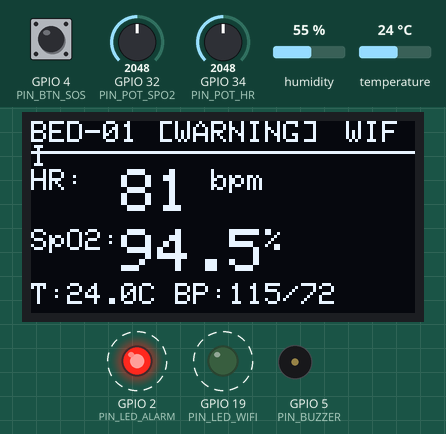
Bench run of a sketch on a simulated ESP32. Parts: 128×64 one-colour display, output pins drawn as LEDs (lit = HIGH), buzzer (waves = sounding). Dashed ring = blinking. The inputs (shaded band) are chosen by the test bench; at power-on: GPIO 32 (PIN_POT_SPO2) = 2048, GPIO 4 (PIN_BTN_SOS) HIGH, temperature 24 °C, GPIO 34 (PIN_POT_HR) = 2048, humidity 55 %. WiFi joins after 1.5 s; servers stay silent unless stated; random numbers use the default seed unless the sketch sets one; no MQTT or app messages arrive unless stated; what the sketch prints to the serial monitor is not drawn.

Above: at 3.3 s.
3.4 s: GPIO 32 (PIN_POT_SPO2) set to 2422
At 4.86 s:
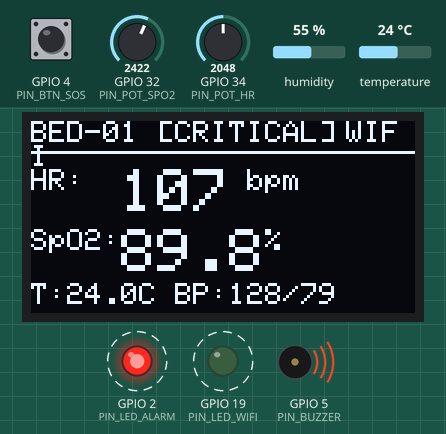
5.8 s: GPIO 32 (PIN_POT_SPO2) set to 2512
At 7.0 s:
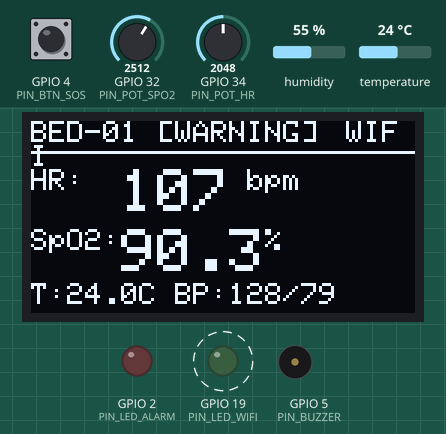
8.7 s: GPIO 4 (PIN_BTN_SOS) pulled LOW for 0.15 s
At 8.84 s:
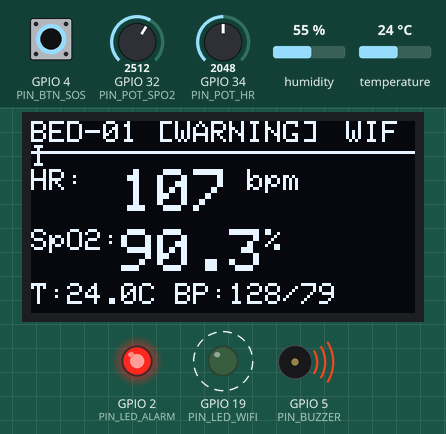
9.4 s: temperature set to 41 °C
At 15.38 s:
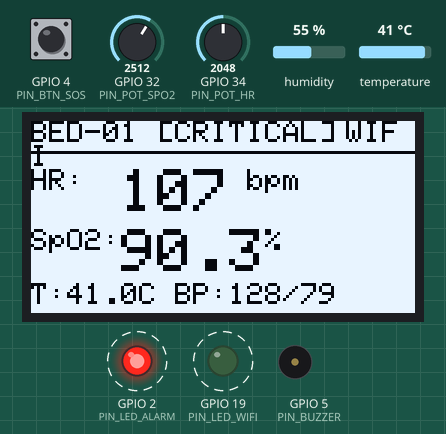
15.4 s: GPIO 34 (PIN_POT_HR) set to 1809
At 17.88 s:
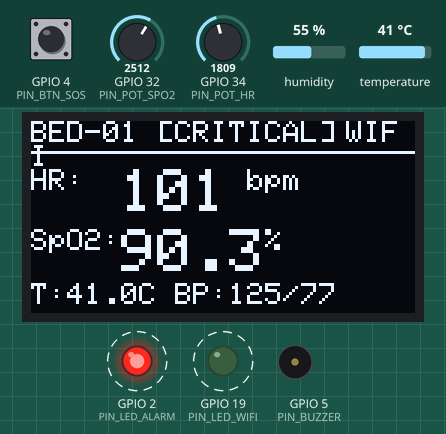
21.4 s: GPIO 34 (PIN_POT_HR) set to 1714
At 24.05 s:
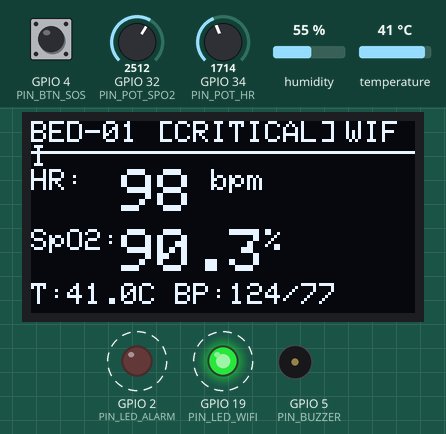
Timing chart, 0 to 24.9 s (numbered marks = the images above; inputs shaded):
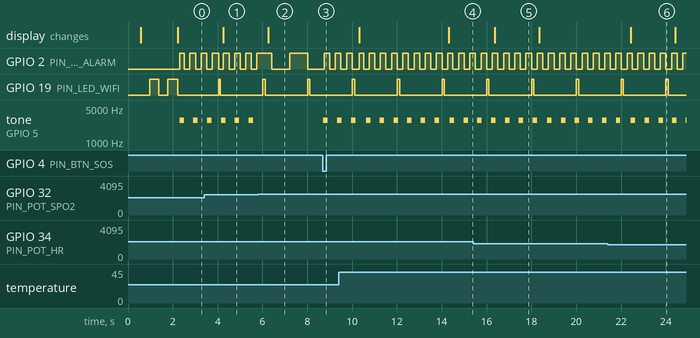

The sketch:

sketch.ino
```cpp
/**
 * Smart Patient Monitor - ESP32 Firmware
 * Compliant with CONTRACT.md
 * Tested for Wokwi Simulation & Physical ESP32 Hardware
 */

#include <WiFi.h>
#include <PubSubClient.h>
#include <ArduinoJson.h>
#include <Wire.h>
#include <Adafruit_GFX.h>
#include <Adafruit_SSD1306.h>
#include <DHT.h>

// -------------------------------------------------------------
// PIN ASSIGNMENTS
// -------------------------------------------------------------
#define PIN_POT_HR       34  // Heart Rate Potentiometer (ADC)
#define PIN_POT_SPO2     32  // SpO2 Potentiometer (ADC)
#define PIN_DHT          15  // DHT22 Temperature & Humidity Sensor
#define PIN_BTN_SOS       4  // Bedside Emergency SOS Button (Active LOW)
#define PIN_LED_ALARM     2  // Red Critical Alarm LED
#define PIN_LED_WIFI     19  // Green WiFi & Heartbeat LED
#define PIN_BUZZER        5  // Medical Audio Alarm Buzzer

#define DHTTYPE       DHT22

// OLED Display Configuration
#define SCREEN_WIDTH    128
#define SCREEN_HEIGHT    64
#define OLED_RESET       -1
#define SCREEN_ADDRESS 0x3C

// -------------------------------------------------------------
// NETWORK & MQTT CONFIGURATION
// -------------------------------------------------------------
const char* WIFI_SSID     = "Wokwi-GUEST";
const char* WIFI_PASSWORD = "";

const char* MQTT_BROKER   = "broker.emqx.io";
const int   MQTT_PORT     = 1883;
const char* DEVICE_ID     = "esp32-spm-bed01";
const char* PATIENT_ID    = "PT-9042";
const char* PATIENT_NAME  = "Eleanor Vance";

// MQTT Topics
const char* TOPIC_VITALS   = "hospital/icu/bed-01/vitals";
const char* TOPIC_ALERTS   = "hospital/icu/bed-01/alerts";
const char* TOPIC_STATUS   = "hospital/icu/bed-01/status";
const char* TOPIC_COMMANDS = "hospital/icu/bed-01/commands";
const char* TOPIC_ACK      = "hospital/icu/bed-01/commands/ack";

// -------------------------------------------------------------
// OBJECTS & RUNTIME VARIABLES
// -------------------------------------------------------------
WiFiClient espClient;
PubSubClient mqttClient(espClient);
Adafruit_SSD1306 display(SCREEN_WIDTH, SCREEN_HEIGHT, &Wire, OLED_RESET);
DHT dht(PIN_DHT, DHTTYPE);

// Telemetry Timing
unsigned long lastTelemetryTime = 0;
unsigned long telemetryInterval = 2000; // ms

// Hardware Alert States
bool buzzerMuted = false;
bool sosActive = false;
bool prevSosButtonState = HIGH;
unsigned long lastSosDebounceTime = 0;

// Vitals Cache
int currentHeartRate = 72;
float currentSpO2 = 98.0;
float currentTempC = 36.8;
int currentSystolic = 118;
int currentDiastolic = 76;
String currentStatus = "NORMAL";
String previousStatus = "NORMAL";

// Alarm Tone Timing
unsigned long lastAlarmToneTime = 0;
bool alarmToneState = false;

// -------------------------------------------------------------
// FUNCTION DECLARATIONS
// -------------------------------------------------------------
void setupWiFi();
void reconnectMQTT();
void mqttCallback(char* topic, byte* payload, unsigned int length);
void readSensors();
void evaluateTriage();
void publishTelemetry();
void publishAlert(const char* alertType, const char* severity, const char* message, const char* metric, float value, float threshold);
void updateOLED();
void handleAlarms();

// -------------------------------------------------------------
// SETUP
// -------------------------------------------------------------
void setup() {
  Serial.begin(115200);
  delay(500);

  Serial.println("\n=============================================");
  Serial.println("  SMART PATIENT MONITOR - ESP32 INITIALIZING ");
  Serial.println("=============================================");

  // Initialize GPIOs
  pinMode(PIN_BTN_SOS, INPUT_PULLUP);
  pinMode(PIN_LED_ALARM, OUTPUT);
  pinMode(PIN_LED_WIFI, OUTPUT);
  pinMode(PIN_BUZZER, OUTPUT);

  digitalWrite(PIN_LED_ALARM, LOW);
  digitalWrite(PIN_LED_WIFI, LOW);
  digitalWrite(PIN_BUZZER, LOW);

  // Initialize Sensors & Display
  dht.begin();

  Wire.begin(21, 22); // SDA=21, SCL=22
  if (!display.begin(SSD1306_SWITCHCAPVCC, SCREEN_ADDRESS)) {
    Serial.println("SSD1306 OLED allocation failed. Continuing without display.");
  } else {
    display.clearDisplay();
    display.setTextSize(1);
    display.setTextColor(SSD1306_WHITE);
    display.setCursor(10, 20);
    display.println("SMART PATIENT");
    display.setCursor(10, 34);
    display.println("MONITOR v1.0");
    display.setCursor(10, 48);
    display.println("Connecting WiFi...");
    display.display();
  }

  setupWiFi();

  mqttClient.setServer(MQTT_BROKER, MQTT_PORT);
  mqttClient.setCallback(mqttCallback);
  mqttClient.setBufferSize(512);

  reconnectMQTT();
}

// -------------------------------------------------------------
// MAIN LOOP
// -------------------------------------------------------------
void loop() {
  if (!mqttClient.connected()) {
    reconnectMQTT();
  }
  mqttClient.loop();

  // Read sensors continuously for responsive SOS & alerts
  readSensors();
  evaluateTriage();
  handleAlarms();

  // Periodic Telemetry Publishing
  unsigned long now = millis();
  if (now - lastTelemetryTime >= telemetryInterval) {
    lastTelemetryTime = now;
    publishTelemetry();
    updateOLED();
  }

  // Heartbeat LED (blinks briefly every 2s)
  if ((now % 2000) < 100) {
    digitalWrite(PIN_LED_WIFI, HIGH);
  } else {
    digitalWrite(PIN_LED_WIFI, LOW);
  }

  delay(20);
}

// -------------------------------------------------------------
// WIFI MANAGEMENT
// -------------------------------------------------------------
void setupWiFi() {
  Serial.print("Connecting to WiFi: ");
  Serial.println(WIFI_SSID);

  WiFi.mode(WIFI_STA);
  WiFi.begin(WIFI_SSID, WIFI_PASSWORD);

  int attempts = 0;
  while (WiFi.status() != WL_CONNECTED && attempts < 25) {
    delay(400);
    digitalWrite(PIN_LED_WIFI, !digitalRead(PIN_LED_WIFI));
    Serial.print(".");
    attempts++;
  }

  if (WiFi.status() == WL_CONNECTED) {
    digitalWrite(PIN_LED_WIFI, HIGH);
    Serial.println("\nWiFi Connected!");
    Serial.print("IP Address: ");
    Serial.println(WiFi.localIP());
  } else {
    Serial.println("\nWiFi Connection Failed! Will retry in loop.");
  }
}

// -------------------------------------------------------------
// MQTT CONNECTION & LWT
// -------------------------------------------------------------
void reconnectMQTT() {
  static unsigned long lastReconnectAttempt = 0;
  unsigned long now = millis();

  if (now - lastReconnectAttempt < 4000) {
    return;
  }
  lastReconnectAttempt = now;

  if (WiFi.status() != WL_CONNECTED) {
    setupWiFi();
    return;
  }

  Serial.print("Connecting to MQTT Broker (");
  Serial.print(MQTT_BROKER);
  Serial.print(")... ");

  String clientId = String(DEVICE_ID) + "-" + String(random(0xffff), HEX);

  // LWT payload according to CONTRACT.md
  StaticJsonDocument<256> lwtDoc;
  lwtDoc["device_id"] = DEVICE_ID;
  lwtDoc["status"] = "OFFLINE";
  lwtDoc["reason"] = "HARDWARE_DISCONNECT_OR_CRASH";
  lwtDoc["timestamp"] = millis() / 1000;
  char lwtBuffer[256];
  serializeJson(lwtDoc, lwtBuffer);

  // Connect with LWT (qos=1, retain=true)
  if (mqttClient.connect(clientId.c_str(), nullptr, nullptr, TOPIC_STATUS, 1, true, lwtBuffer)) {
    Serial.println("CONNECTED!");

    // Publish Retained ONLINE Status
    StaticJsonDocument<300> statusDoc;
    statusDoc["device_id"] = DEVICE_ID;
    statusDoc["status"] = "ONLINE";
    statusDoc["ip_address"] = WiFi.localIP().toString();
    statusDoc["wifi_rssi"] = WiFi.RSSI();
    statusDoc["firmware_version"] = "1.0.4-wokwi";
    statusDoc["uptime_seconds"] = millis() / 1000;
    statusDoc["buzzer_muted"] = buzzerMuted;
    statusDoc["telemetry_interval_ms"] = telemetryInterval;

    char statusBuffer[300];
    serializeJson(statusDoc, statusBuffer);
    mqttClient.publish(TOPIC_STATUS, statusBuffer, true);

    // Subscribe to commands
    mqttClient.subscribe(TOPIC_COMMANDS, 1);
    Serial.print("Subscribed to command channel: ");
    Serial.println(TOPIC_COMMANDS);
  } else {
    Serial.print("Failed, rc=");
    Serial.println(mqttClient.state());
  }
}

// -------------------------------------------------------------
// MQTT COMMAND HANDLER
// -------------------------------------------------------------
void mqttCallback(char* topic, byte* payload, unsigned int length) {
  if (strcmp(topic, TOPIC_COMMANDS) != 0) return;

  StaticJsonDocument<384> cmdDoc;
  DeserializationError error = deserializeJson(cmdDoc, payload, length);

  if (error) {
    Serial.print("Command JSON parse error: ");
    Serial.println(error.c_str());
    return;
  }

  const char* action = cmdDoc["action"] | "";
  const char* cmdId = cmdDoc["command_id"] | "CMD-UNKNOWN";
  Serial.print("Received Remote Command: ");
  Serial.println(action);

  String ackStatus = "SUCCESS";
  String ackMsg = "";

  if (strcmp(action, "MUTE_BUZZER") == 0) {
    buzzerMuted = true;
    digitalWrite(PIN_BUZZER, LOW);
    ackMsg = "Physical alarm buzzer silenced";
  } else if (strcmp(action, "UNMUTE_BUZZER") == 0) {
    buzzerMuted = false;
    ackMsg = "Physical alarm buzzer enabled";
  } else if (strcmp(action, "TRIGGER_SOS_ACK") == 0) {
    sosActive = false;
    ackMsg = "Emergency SOS alarm acknowledged and reset";
  } else if (strcmp(action, "SET_INTERVAL") == 0) {
    unsigned long newInt = cmdDoc["params"]["interval_ms"] | 0;
    if (newInt >= 500 && newInt <= 10000) {
      telemetryInterval = newInt;
      ackMsg = String("Interval updated to ") + String(telemetryInterval) + "ms";
    } else {
      ackStatus = "ERROR";
      ackMsg = "Interval must be between 500 and 10000 ms";
    }
  } else if (strcmp(action, "TRIGGER_ALARM_TEST") == 0) {
    // 2-second diagnostic test
    digitalWrite(PIN_LED_ALARM, HIGH);
    tone(PIN_BUZZER, 2600, 1000);
    delay(1000);
    digitalWrite(PIN_LED_ALARM, LOW);
    ackMsg = "Hardware self-test finished successfully";
  } else {
    ackStatus = "UNKNOWN_ACTION";
    ackMsg = String("Action not implemented: ") + action;
  }

  // Publish ACK
  StaticJsonDocument<256> ackDoc;
  ackDoc["command_id"] = cmdId;
  ackDoc["action"] = action;
  ackDoc["status"] = ackStatus;
  ackDoc["message"] = ackMsg;
  ackDoc["timestamp"] = millis() / 1000;

  char ackBuffer[256];
  serializeJson(ackDoc, ackBuffer);
  mqttClient.publish(TOPIC_ACK, ackBuffer);
}

// -------------------------------------------------------------
// SENSOR ACQUISITION
// -------------------------------------------------------------
void readSensors() {
  // Read Potentiometers
  int rawHr = analogRead(PIN_POT_HR);      // 0 - 4095
  int rawSpo2 = analogRead(PIN_POT_SPO2);  // 0 - 4095

  // Map to realistic medical vitals
  // Heart Rate: 40 BPM to 180 BPM
  int targetHr = map(rawHr, 0, 4095, 40, 180);
  // Moving average smoothing for pulse
  currentHeartRate = (currentHeartRate * 3 + targetHr) / 4;

  // SpO2: 75% to 100%
  float targetSpo2 = 75.0 + ((float)rawSpo2 / 4095.0) * 25.0;
  currentSpO2 = (currentSpO2 * 2.0 + targetSpo2) / 3.0;

  // Read DHT22 Temperature
  float t = dht.readTemperature();
  if (!isnan(t) && t > 20.0 && t < 50.0) {
    currentTempC = t;
  }

  // Correlate BP roughly with heart rate
  currentSystolic = 110 + (currentHeartRate - 70) / 2;
  currentDiastolic = 70 + (currentHeartRate - 70) / 4;

  // SOS Pushbutton with debouncing (Active LOW)
  int reading = digitalRead(PIN_BTN_SOS);
  if (reading == LOW && prevSosButtonState == HIGH && (millis() - lastSosDebounceTime > 200)) {
    sosActive = true;
    lastSosDebounceTime = millis();
    Serial.println(">>> PHYSICAL SOS BUTTON PRESSED! <<<");
    publishAlert("SOS_PANIC_BUTTON", "CRITICAL", "Physical SOS button pressed at patient bedside!", "sos", 1.0, 0.0);
  }
  prevSosButtonState = reading;
}

// -------------------------------------------------------------
// TRIAGE & ALERT EVALUATION
// -------------------------------------------------------------
void evaluateTriage() {
  previousStatus = currentStatus;

  if (sosActive) {
    currentStatus = "CRITICAL";
    return;
  }

  if (currentHeartRate > 120 || currentHeartRate < 50 || currentSpO2 < 90.0 || currentTempC >= 38.5) {
    currentStatus = "CRITICAL";
  } else if (currentHeartRate > 100 || currentHeartRate < 60 || currentSpO2 < 95.0 || currentTempC >= 37.6) {
    currentStatus = "WARNING";
  } else {
    currentStatus = "NORMAL";
  }

  // Trigger alert messages on state transition to CRITICAL
  if (currentStatus == "CRITICAL" && previousStatus != "CRITICAL") {
    if (currentSpO2 < 90.0) {
      publishAlert("CRITICAL_HYPOXIA", "CRITICAL", "Arterial SpO2 critically low (< 90%)", "spo2", currentSpO2, 90.0);
    }
    if (currentHeartRate > 120) {
      publishAlert("CRITICAL_TACHYCARDIA", "CRITICAL", "Heart rate critically high (> 120 BPM)", "heart_rate", currentHeartRate, 120.0);
    }
    if (currentHeartRate < 50) {
      publishAlert("CRITICAL_BRADYCARDIA", "CRITICAL", "Heart rate critically low (< 50 BPM)", "heart_rate", currentHeartRate, 50.0);
    }
    if (currentTempC >= 38.5) {
      publishAlert("HIGH_FEVER", "CRITICAL", "Core body temperature dangerously elevated (>= 38.5 C)", "temperature_c", currentTempC, 38.5);
    }
  }
}

// -------------------------------------------------------------
// ACTUATORS: LEDS & BUZZER
// -------------------------------------------------------------
void handleAlarms() {
  if (currentStatus == "CRITICAL") {
    // Rapid flashing Red Alarm LED
    bool blink = (millis() / 250) % 2;
    digitalWrite(PIN_LED_ALARM, blink ? HIGH : LOW);

    // Audio Buzzer Beep Sequence (Unless muted)
    if (!buzzerMuted) {
      if (millis() - lastAlarmToneTime >= 300) {
        lastAlarmToneTime = millis();
        alarmToneState = !alarmToneState;
        if (alarmToneState) {
          tone(PIN_BUZZER, 2800, 200);
        }
      }
    } else {
      noTone(PIN_BUZZER);
      digitalWrite(PIN_BUZZER, LOW);
    }
  } else if (currentStatus == "WARNING") {
    // Slower blink, no buzzer
    bool blink = (millis() / 800) % 2;
    digitalWrite(PIN_LED_ALARM, blink ? HIGH : LOW);
    noTone(PIN_BUZZER);
    digitalWrite(PIN_BUZZER, LOW);
  } else {
    // Normal: Alarm LED off, buzzer silent
    digitalWrite(PIN_LED_ALARM, LOW);
    noTone(PIN_BUZZER);
    digitalWrite(PIN_BUZZER, LOW);
  }
}

// -------------------------------------------------------------
// OLED UI DISPLAY
// -------------------------------------------------------------
void updateOLED() {
  display.clearDisplay();

  // Invert display if critical SOS
  if (sosActive && ((millis() / 300) % 2)) {
    display.invertDisplay(true);
  } else {
    display.invertDisplay(false);
  }

  // Header Bar
  display.setTextSize(1);
  display.setTextColor(SSD1306_WHITE);
  display.setCursor(0, 0);
  display.print("BED-01 [");
  display.print(currentStatus);
  display.print("]");

  display.setCursor(105, 0);
  display.print(WiFi.status() == WL_CONNECTED ? "WIFI" : "--");

  display.drawLine(0, 10, 127, 10, SSD1306_WHITE);

  // Vitals Grid
  // Heart Rate
  display.setCursor(0, 16);
  display.print("HR:  ");
  display.setTextSize(2);
  display.print(currentHeartRate);
  display.setTextSize(1);
  display.print(" bpm");

  // SpO2
  display.setCursor(0, 36);
  display.print("SpO2:");
  display.setTextSize(2);
  display.print(currentSpO2, 1);
  display.setTextSize(1);
  display.print("%");

  // Temp & BP
  display.setCursor(0, 54);
  display.print("T:");
  display.print(currentTempC, 1);
  display.print("C BP:");
  display.print(currentSystolic);
  display.print("/");
  display.print(currentDiastolic);

  display.display();
}

// -------------------------------------------------------------
// TELEMETRY PUBLISH
// -------------------------------------------------------------
void publishTelemetry() {
  float tempF = (currentTempC * 9.0 / 5.0) + 32.0;

  StaticJsonDocument<450> doc;
  doc["device_id"] = DEVICE_ID;
  doc["patient_id"] = PATIENT_ID;
  doc["patient_name"] = PATIENT_NAME;
  doc["timestamp"] = millis() / 1000;

  JsonObject vitals = doc.createNestedObject("vitals");
  vitals["heart_rate"] = currentHeartRate;
  vitals["spo2"] = serialized(String(currentSpO2, 1));
  vitals["temperature_c"] = serialized(String(currentTempC, 1));
  vitals["temperature_f"] = serialized(String(tempF, 2));

  JsonObject bp = vitals.createNestedObject("blood_pressure");
  bp["systolic"] = currentSystolic;
  bp["diastolic"] = currentDiastolic;

  vitals["respiration_rate"] = 16;
  vitals["ecg_lead_connected"] = true;

  doc["status"] = currentStatus;

  char buffer[450];
  serializeJson(doc, buffer);

  mqttClient.publish(TOPIC_VITALS, buffer, false);
  Serial.print("Published Vitals: ");
  Serial.println(buffer);
}

// -------------------------------------------------------------
// ALERT PUBLISH
// -------------------------------------------------------------
void publishAlert(const char* alertType, const char* severity, const char* message, const char* metric, float value, float threshold) {
  StaticJsonDocument<384> doc;
  char alertId[32];
  snprintf(alertId, sizeof(alertId), "ALT-%lu", millis());

  doc["alert_id"] = alertId;
  doc["device_id"] = DEVICE_ID;
  doc["patient_id"] = PATIENT_ID;
  doc["timestamp"] = millis() / 1000;
  doc["alert_type"] = alertType;
  doc["severity"] = severity;
  doc["message"] = message;
  doc["metric"] = metric;
  doc["value"] = value;
  doc["threshold"] = threshold;
  doc["acknowledged"] = false;

  char buffer[384];
  serializeJson(doc, buffer);

  mqttClient.publish(TOPIC_ALERTS, buffer, true);
  Serial.print(">>> ALERT SENT: ");
  Serial.println(buffer);
}
```

Measured:
- the behaviour switches between 2457 and 2458 on GPIO 32 (PIN_POT_SPO2) (found by bisection; images 1 and 2)
- after the input at 5.8 s, the display: changes after 0.45 s (image 2)
- after the input at 8.7 s, tone on GPIO 5 (PIN_BUZZER): silent → 2800 Hz at once, → silent 0.20 s later, → 2800 Hz 0.42 s later
- by itself, GPIO 2 (PIN_LED_ALARM): alternates HIGH for 0.25 s and LOW for 0.25 s
- by itself, GPIO 19 (PIN_LED_WIFI): alternates HIGH for 0.08 s and LOW for 1.9 s
- by itself, tone on GPIO 5 (PIN_BUZZER): alternates 2800 Hz for 0.20 s and silent for 0.42 s
